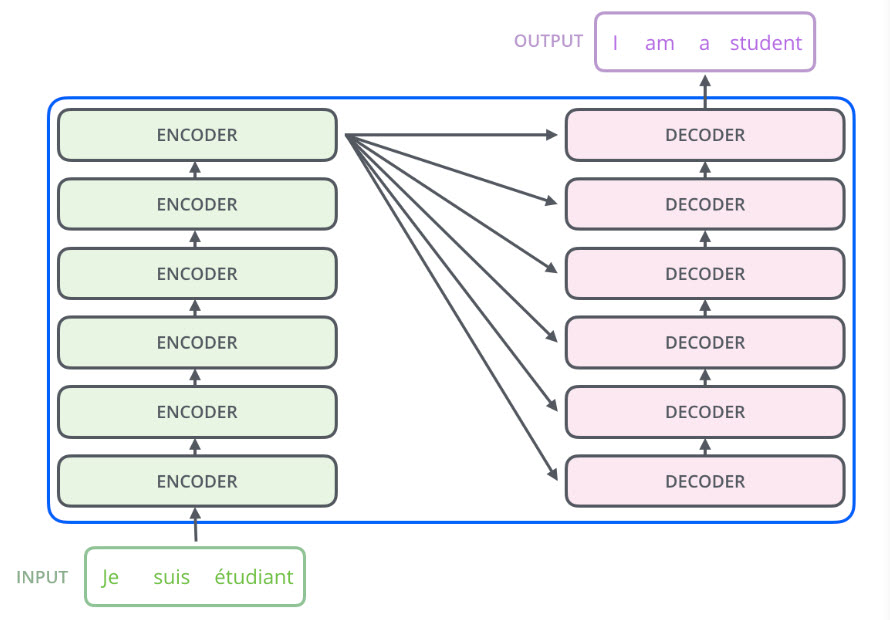
#> input picture src/NLPstudy/images/encoderDecoderLayers.jpg, 890 x 620 px, found by its file name; its folder holds 8 pictures in this run
$ python IllustratedTransformer.py   (older library calls are emulated)
#> lines starting #> are read from the running program, lines starting #| are printed output that depends on the picture
### src/utils/ImageResizer.py
import PIL
from PIL import Image

# Code source: https://gist.github.com/tomvon/ae288482869b495201a0
# TODO: how to make this method as a class? Pass args by constructor and how to output the image itself just by returning the class object? (like Image(filename) does)
"""
class ImageResizer(Image):
    def __init__(self, filename: str, resizeBy: float = 0.75):
        img = Image.open(filename)

        newWidth = int(resizeBy * img.size[0])
        newHeight = int(resizeBy * img.size[1])
        newImg = img.resize((newWidth, newHeight), PIL.Image.ANTIALIAS)

        self.resizedImage = newImg

    def __str__(self):
        self.resizedImage
"""

# [8 lines of commented-out code are left out]


def resize(filename: str, by: float = 0.75) -> Image:
#> called with by = 0.65
    img = Image.open(filename)
#> img is the input picture: PIL image 890x620 RGB; mean R, G, B 236.2, 237, 238.3

    newWidth: int = int(by * img.size[0])
#> newWidth = 578
    newHeight: int = int(by * img.size[1])
#> newHeight = 403
    newImg = img.resize((newWidth, newHeight), PIL.Image.ANTIALIAS)
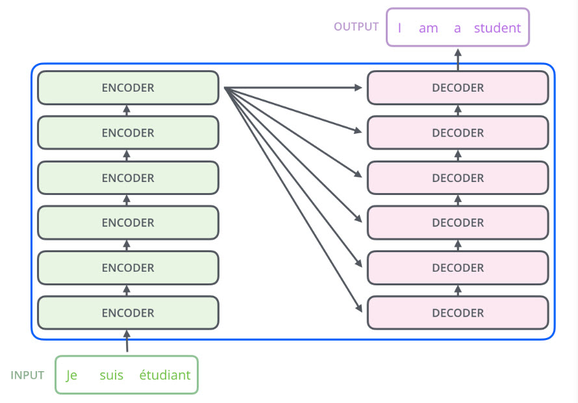
#> newImg: PIL image 578x403 RGB; mean R, G, B 235.9, 236.6, 238.1

    return newImg

### src/NLPstudy/TransformerModel/IllustratedTransformer.py
# %% markdown --- tutorial source links
# - [Source 1: Transformer Explained - part 1](https://graviraja.github.io/transformer/#)
# - [Source 1: Transformer Explained - part 2](https://graviraja.github.io/transformerimp/#)
# - [Source 2: Illustrated Transformer by Jay Alammar](https://jalammar.github.io/illustrated-transformer/#annotations:QWHOHvljEemu1C88OCwRXQ)
# - [Source 3: Medium's Transformer Architecture: Attention Is All You Need](https://medium.com/@adityathiruvengadam/transformer-architecture-attention-is-all-you-need-aeccd9f50d09)
# - [Source 4: Attention Is All You Need Paper](https://arxiv.org/pdf/1706.03762.pdf)


# %% codecell
#from IPython.display import Image
import sys
import os
from IPython.display import Image

# Making files in utils folder visible here:
sys.path.append(os.getcwd() + "/src/utils/")

import ImageResizer

# Building pathname for images
pth = os.getcwd()
pth
pth += "/src/NLPstudy/images/"
pth


# TODO: have the above data munging prep in another file and have this nice markup with class code as separate file, imported into the other one.

# %% markdown --- title
# # Transformer Explained - Part 1
#
# [Paper - Attention is All You Need](https://hyp.is/vcxebvlpEemxWNvmc21KAQ/arxiv.org/pdf/1706.03762.pdf)

# %% codecell
Image(filename = pth + "transformer_animation.gif")


# %% markdown --- Overview
# # Overview
# Recurrent neural networks, long short-term memory and gated recurrent neural networks in particular, have been firmly established as state of the art approaches in sequence modeling and transduction problems such as language modeling and machine translation.
#
# Attention mechanisms have become an integral part of compelling sequence modeling and transduction models in various tasks, allowing modeling of dependencies without regard to their distance in the input or output sequences. Such attention mechanisms are used in conjunction with a recurrent network.
#
# In this work we propose the Transformer, a model architecture eschewing recurrence and instead relying entirely on an attention mechanism to draw global dependencies between input and output.


# %% markdown --- Transformer overview
# # [Transformer Overview](https://hyp.is/t7_VJhkoEeq6HdNsFlt78A/arxiv.org/pdf/1706.03762.pdf)
# ### Definition: `Transformer`
# The transformer is a **sequence-to-sequence** model which contains an `Encoder` and `Decoder`. Its job is to translate sentences.
#
# The `Encoder` maps an input sequence of symbol representations $X = \{\overrightarrow{x_1}, ..., \overrightarrow{x_n} \}$ to a sequence of continuous output representations $Z = \{\overrightarrow{z_1}, ..., \overrightarrow{z_n} \}$ where each of the $\overrightarrow{x_i}$ and $\overrightarrow{z_i}$ are vectors and $X$ and $Z$ are the input and output matrices, respectively. At each step the transformer model is auto-regressive, meaning it consumes the previously generated symbols as additional input when generating the next.
#
# The `Encoder` and `Decoder` are similar in that they contain several identical layers inside of them. For instance, the `Encoder` is called the "encoder stack" and this refers to the stack of $N$ identical encoder layers from which it is composed. Likewise, the `Decoder` is called the "decoder stack" because it contains a stack of $N$ identical decoder layers.

# %% codecell
# ImageResizer.resize(filename = pth + "encdeclayers.png", by = 0.7)
ImageResizer.resize(filename = pth + "encoderDecoderLayers.jpg", by=0.65)

Image(filename = pth + "encoderLayers.jpg")


# %% markdown --- Encoder
# # [Encoder](https://hyp.is/47hacvl_EemoWVuw4dRtSg/arxiv.org/pdf/1706.03762.pdf)
#
# Each `Encoder` contains a stack of identical encoder layers (in the paper they use $N = 6$ layers)
# %% codecell
ImageResizer.resize(filename = pth + "encoder_overview.png")
#> call 2 of resize, with by = 0.75
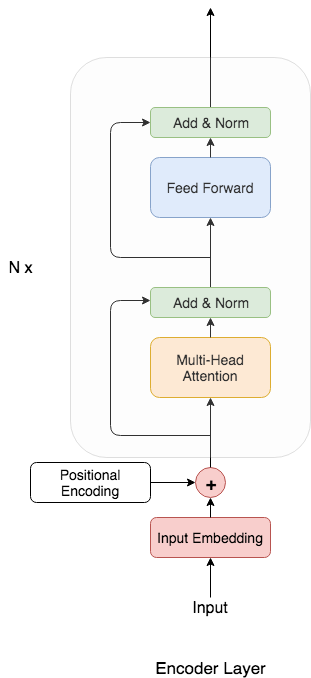
#> input picture src/NLPstudy/images/encoder_overview.png, 311 x 678 px, found by its file name
#> in resize, img is the input picture: PIL image 311x678 RGBA; mean R, G, B, A 117.9, 117, 116, 59.3
#> in resize (call 2), `newImg = img.resize((newWidth, newHeight), PIL.Image.ANTIALIAS)`:
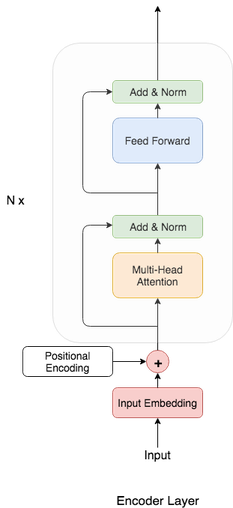
#> newImg: PIL image 233x508 RGBA; mean R, G, B, A 118.9, 117.6, 116.4, 59.2; transparent parts drawn white
# %% markdown -- Encoder Layer
# ### [Definition: Encoder Layer in `Encoder`](https://hyp.is/47hacvl_EemoWVuw4dRtSg/arxiv.org/pdf/1706.03762.pdf)
# An encoder layer is composed of 2 sub-layers:
#
# 1. **Multi-Head Self-Attention Mechanism (layer)**
# 2. **Positionwise Fully Connected Feed-Forward Network (layer)**
#
# There is a residual connection around each of the two sub-layers in the encoder layer.
# Following residual connection, there is layer normalization.
# - **NOTE:** All sub-layers in the model, including embedding layers, produce outputs of dimension $d_{model}=512$ to facilitate these residual connections.
#
# ### Encoder Workflow:
# 1. **Encoder Input:** is the input embedding matrix $X$ + positional embeddings.
# 2. **Encoder Layers:** there are $N$ of the layers described above.
# 3. **Dropout:** Dropouts are also added to the output of each of the above sublayers before normalization.


# %% markdown - Self-attention
# # [Self-Attention](https://hyp.is/n7sRYPmAEemG6BtKfDNqqg/arxiv.org/pdf/1706.03762.pdf)
#
# **Example:**
# Let's consider the following sentence:
# > *The animal didn't cross the road because it was too tired. *
#
# What does “it” in this sentence refer to? Is it referring to the street or to the animal? It’s a simple question to a human, but not as simple to an algorithm.
#
# This is where self-attention comes into play.
# When the model is processing the word “it”, self-attention allows it to associate “it” with “animal”.
#
# Not only this word, as the model processes each word, self-attention allows it to look at other words in the input for clues that can help lead into a better encoding for the word.
#
# For RNNs, maintaining a hidden state allows an RNN to incorporate its representation of previous words/vectors it has processed with the current one it’s processing. For a Transformer, self-attention is the method used  to bake the “understanding” of other relevant words into the one we’re currently processing.
#
# ### Definition: Self-Attention
#
# > *An attention function can be described as mapping a query and a set of key-value pairs to an output, where the query, keys, values, and output are all vectors. The output is computed as a weighted sum of the values, where the weight assigned to each value is computed by a compatibility function of the query with the corresponding key.*
#
# The paper uses []**Scaled Dot-Product Attention**](https://hyp.is/n7sRYPmAEemG6BtKfDNqqg/arxiv.org/pdf/1706.03762.pdf).

# %% codecell
ImageResizer.resize(filename = pth + "self_attn_overview.png")
#> (the run stopped early here; a loop or call above may not have finished)
